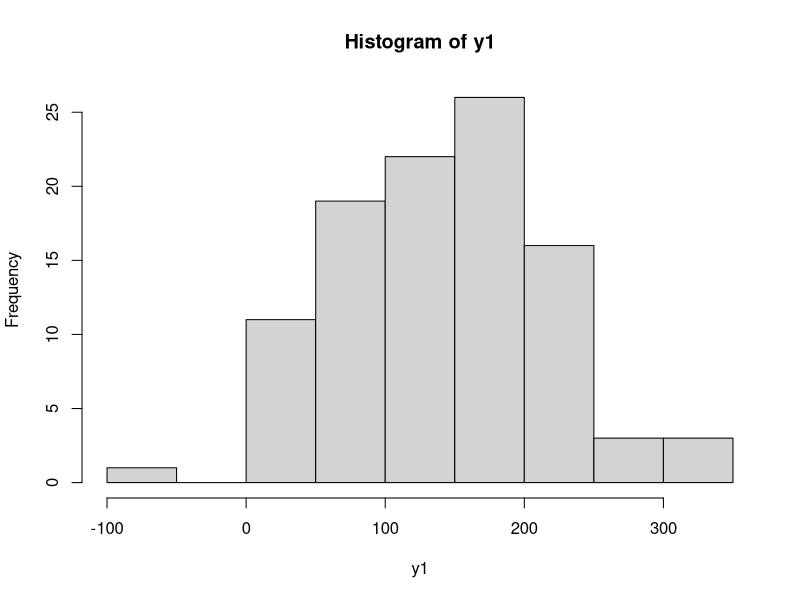
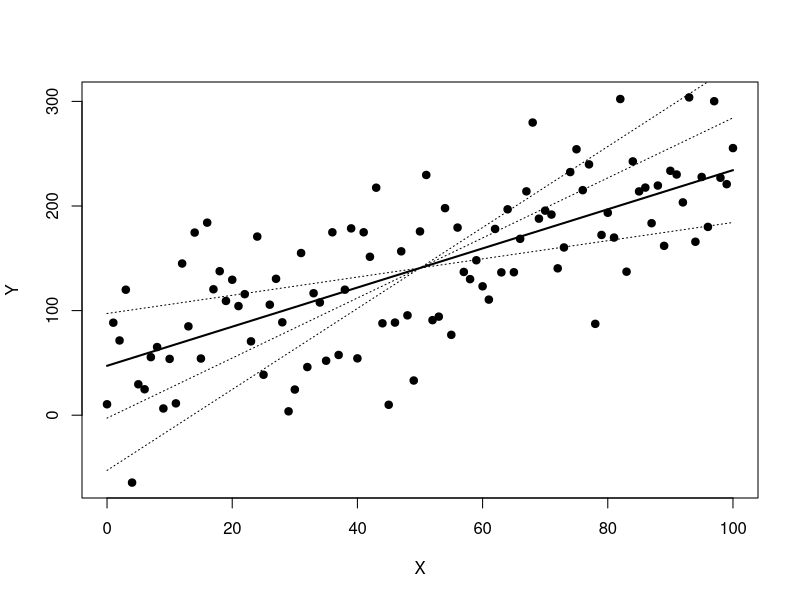
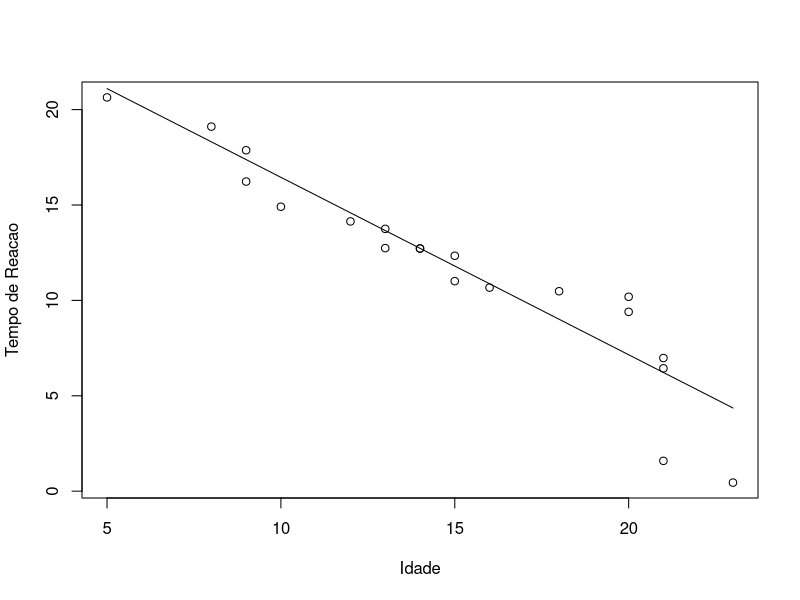
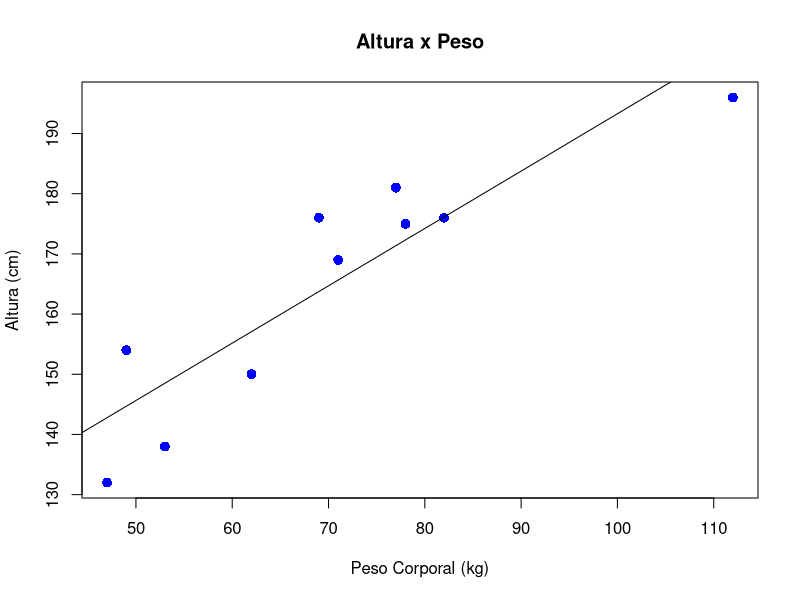
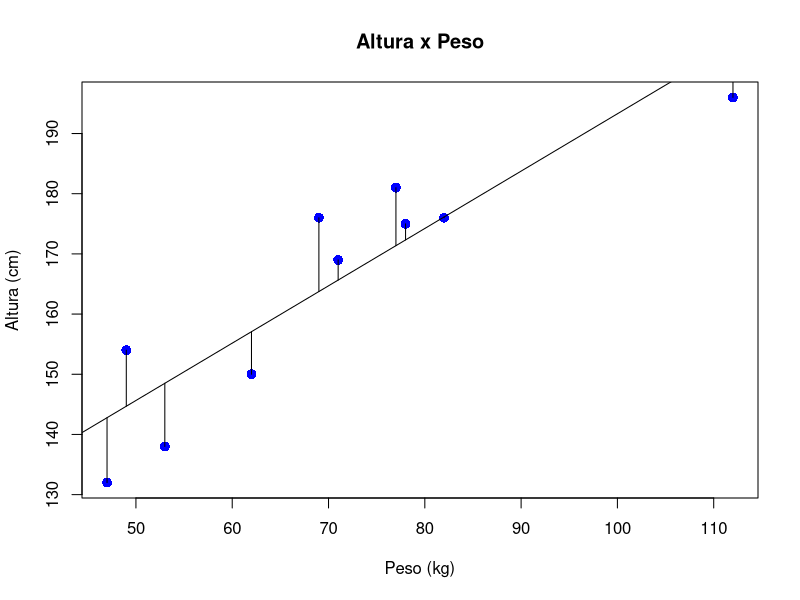
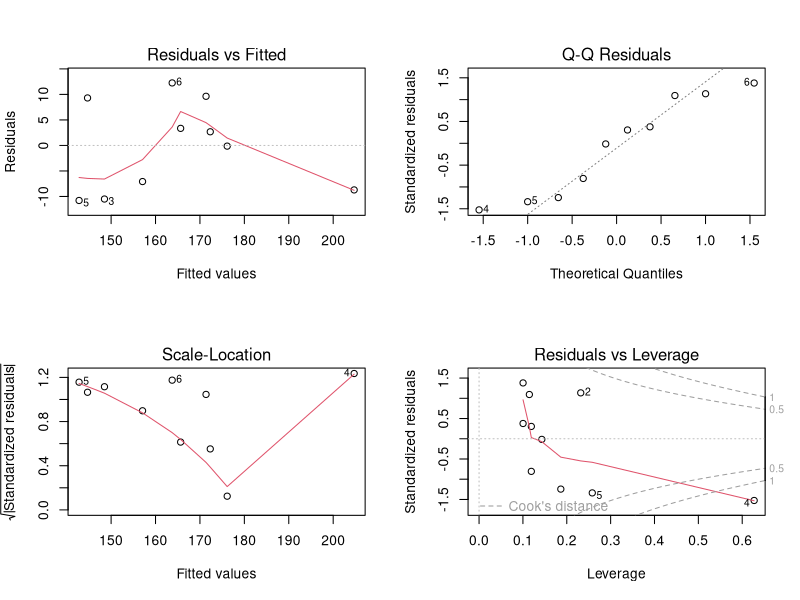

The R source for these figures, in order:
# Regressao Linear

# Definindo o diretorio de trabalho
setwd("/opt/DSA/MachineLearning/BigDataR")

## Exemplo 1 - Massa de dados aleatoria

# Criando a massa de dados (apesar de aleatoria, y possui 
# uma relacao com os dados de x)
x <- seq(0, 100)
y <- 2 * x + 35

# Imprimindo as variaveis
x
y

# Gerando uma distribuicao normal
y1 <- y + rnorm(101, 0, 50)
y1
hist(y1)

# Plotando o relacionamento
plot(x, y1, pch = 19, xlab = 'X', ylab = 'Y')

# Criando um modelo de Regressao
modelo <- lm(y1 ~ x)
modelo
class(modelo)

# Capturando os coeficentes
a <- modelo$coefficients[1]
b <- modelo$coefficients[2]

# Formula de Regressao
y2 <- a + b*x

# Visualizando a linha de Regressao
lines(x, y2, lwd = 2)

# Simulando outras possiveis linhas de Regressao
y3 <- (y2[51]-50*(b-1))+(b-1)*x
y4 <- (y2[51]-50*(b+1))+(b+1)*x
y5 <- (y2[51]-50*(b+2))+(b+2)*x
lines(x,y3,lty=3)
lines(x,y4,lty=3)
lines(x,y5,lty=3)


## Exemplo 2 - Pesquisa sobre idade e tempo de reacao

# Criando os dados
Idade <- c(9,13,14,21,15,18,20,8,14,23,16,21,10,12,20,
           9,13,5,15,21)

Tempo <- c(17.87,13.75,12.72,6.98,11.01,10.48,10.19,19.11,
           12.72,0.45,10.67,1.59,14.91,14.14,9.40,16.23,
           12.74,20.64,12.34,6.44)

# Grafico de Dispersao (ScatterPlot)
plot(Idade, Tempo, 
     xlab = 'Idade', 
     ylab = 'Tempo de Reacao')

# Criando o Modelo
modelo <- lm(Idade ~ Tempo)
modelo

# Calculando a reta
reta <- 25.75 - 0.93*Idade

# Gerando gráfico
lines(Idade,reta)


# Exemplo 3 - Relacao entre altura e peso

# Criando os dados
alturas = c(176, 154, 138, 196, 132, 176, 181, 169, 150, 175)
pesos = c(82, 49, 53, 112, 47, 69, 77, 71, 62, 78)

plot(pesos, alturas, pch = 16, cex = 1.3, col = "blue", 
     main = "Altura x Peso", 
     xlab = "Peso Corporal (kg)", 
     ylab = "Altura (cm)")

# Criando o modelo
lm(alturas ~ pesos)

# Gerando a linha de Regressao
abline(98.0054, 0.9528)

# Criacao do modelo
modelo <-  lm(alturas ~ pesos)

# Visualizando o modelo
summary(modelo)

# Prevendo os possiveis resultados
previsao <- predict(modelo)
previsao

# Plot
plot(pesos, alturas, pch = 16, cex = 1.3, 
     col = "blue", 
     main = "Altura x Peso", 
     xlab = "Peso (kg)", 
     ylab = "Altura (cm)")

# Construindo a linha de Regressao
abline(lm(alturas ~ pesos)) 

# Obtendo o tamanho de uma das amostras de dados
num <- length(alturas)
num

# Gerando um grafico com os valores residuais
for (k in 1: num)  
  lines(c(pesos[k], pesos[k]), 
        c(alturas[k], previsao[k]))

# Gerando graficos com a distribuicao dos residuos
par(mfrow = c(2,2))
plot(modelo)